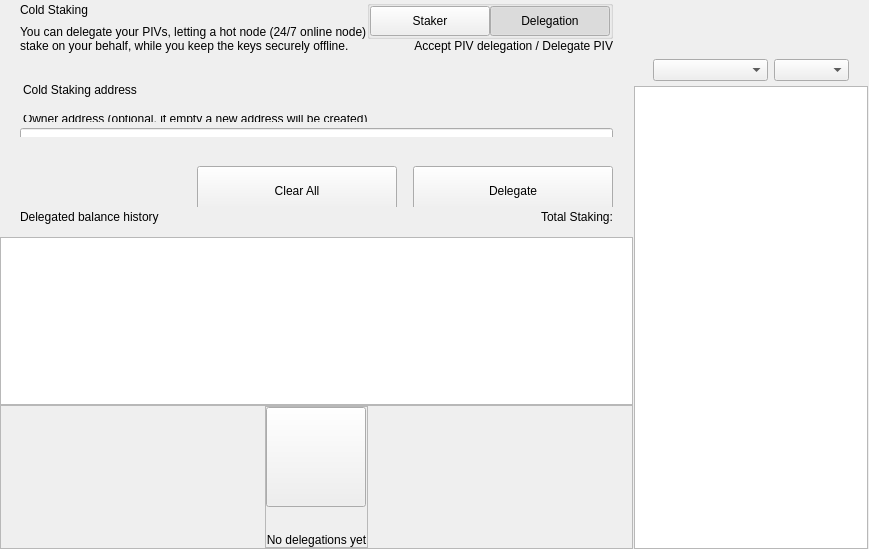
<?xml version="1.0" encoding="UTF-8"?>
<ui version="4.0">
 <class>ColdStakingWidget</class>
 <widget class="QWidget" name="ColdStakingWidget">
  <property name="geometry">
   <rect>
    <x>0</x>
    <y>0</y>
    <width>629</width>
    <height>549</height>
   </rect>
  </property>
  <property name="windowTitle">
   <string>Form</string>
  </property>
  <layout class="QHBoxLayout" name="horizontalLayout_1" stretch="2,1">
   <property name="spacing">
    <number>0</number>
   </property>
   <property name="leftMargin">
    <number>0</number>
   </property>
   <property name="topMargin">
    <number>0</number>
   </property>
   <property name="rightMargin">
    <number>0</number>
   </property>
   <property name="bottomMargin">
    <number>0</number>
   </property>
   <item>
    <widget class="QWidget" name="left" native="true">
     <layout class="QVBoxLayout" name="verticalLayout_3">
      <property name="leftMargin">
       <number>0</number>
      </property>
      <property name="topMargin">
       <number>0</number>
      </property>
      <property name="rightMargin">
       <number>0</number>
      </property>
      <property name="bottomMargin">
       <number>0</number>
      </property>
      <item>
       <layout class="QVBoxLayout" name="verticalLayout_2">
        <property name="spacing">
         <number>0</number>
        </property>
        <item>
         <layout class="QVBoxLayout" name="verticalLayoutTop">
          <property name="spacing">
           <number>0</number>
          </property>
          <property name="leftMargin">
           <number>0</number>
          </property>
          <property name="rightMargin">
           <number>0</number>
          </property>
          <item>
           <widget class="QWidget" name="containerTitle" native="true">
            <property name="sizePolicy">
             <sizepolicy hsizetype="Preferred" vsizetype="Minimum">
              <horstretch>0</horstretch>
              <verstretch>0</verstretch>
             </sizepolicy>
            </property>
            <property name="maximumSize">
             <size>
              <width>16777215</width>
              <height>100</height>
             </size>
            </property>
            <layout class="QHBoxLayout" name="containerTitleLayout">
             <property name="spacing">
              <number>0</number>
             </property>
             <property name="leftMargin">
              <number>20</number>
             </property>
             <property name="topMargin">
              <number>0</number>
             </property>
             <property name="rightMargin">
              <number>20</number>
             </property>
             <property name="bottomMargin">
              <number>0</number>
             </property>
             <item>
              <layout class="QVBoxLayout" name="verticalLayout11">
               <property name="spacing">
                <number>5</number>
               </property>
               <item>
                <widget class="QLabel" name="labelTitle">
                 <property name="text">
                  <string>Cold Staking</string>
                 </property>
                </widget>
               </item>
               <item>
                <widget class="QLabel" name="labelSubtitle1">
                 <property name="maximumSize">
                  <size>
                   <width>16777215</width>
                   <height>16777215</height>
                  </size>
                 </property>
                 <property name="text">
                  <string>You can delegate your PIVs, letting a hot node (24/7 online node)
stake on your behalf, while you keep the keys securely offline.</string>
                 </property>
                </widget>
               </item>
              </layout>
             </item>
             <item>
              <spacer name="horizontalSpacer">
               <property name="orientation">
                <enum>Qt::Horizontal</enum>
               </property>
               <property name="sizeHint" stdset="0">
                <size>
                 <width>40</width>
                 <height>20</height>
                </size>
               </property>
              </spacer>
             </item>
             <item>
              <widget class="QWidget" name="containerViewPrivacyChecks" native="true">
               <layout class="QVBoxLayout" name="containerPrivacyChecks">
                <property name="spacing">
                 <number>0</number>
                </property>
                <property name="leftMargin">
                 <number>0</number>
                </property>
                <property name="topMargin">
                 <number>0</number>
                </property>
                <property name="rightMargin">
                 <number>0</number>
                </property>
                <property name="bottomMargin">
                 <number>0</number>
                </property>
                <item alignment="Qt::AlignHCenter|Qt::AlignVCenter">
                 <widget class="QGroupBox" name="groupBox">
                  <property name="title">
                   <string/>
                  </property>
                  <layout class="QHBoxLayout" name="horizontalLayout_2_1">
                   <property name="spacing">
                    <number>0</number>
                   </property>
                   <property name="leftMargin">
                    <number>0</number>
                   </property>
                   <property name="topMargin">
                    <number>0</number>
                   </property>
                   <property name="rightMargin">
                    <number>0</number>
                   </property>
                   <property name="bottomMargin">
                    <number>0</number>
                   </property>
                   <item>
                    <widget class="QPushButton" name="pushLeft">
                     <property name="minimumSize">
                      <size>
                       <width>120</width>
                       <height>30</height>
                      </size>
                     </property>
                     <property name="maximumSize">
                      <size>
                       <width>120</width>
                       <height>30</height>
                      </size>
                     </property>
                     <property name="focusPolicy">
                      <enum>Qt::NoFocus</enum>
                     </property>
                     <property name="text">
                      <string>Staker</string>
                     </property>
                     <property name="checkable">
                      <bool>true</bool>
                     </property>
                     <property name="autoExclusive">
                      <bool>true</bool>
                     </property>
                    </widget>
                   </item>
                   <item>
                    <widget class="QPushButton" name="pushRight">
                     <property name="minimumSize">
                      <size>
                       <width>120</width>
                       <height>30</height>
                      </size>
                     </property>
                     <property name="maximumSize">
                      <size>
                       <width>120</width>
                       <height>30</height>
                      </size>
                     </property>
                     <property name="focusPolicy">
                      <enum>Qt::NoFocus</enum>
                     </property>
                     <property name="text">
                      <string>Delegation</string>
                     </property>
                     <property name="checkable">
                      <bool>true</bool>
                     </property>
                     <property name="checked">
                      <bool>true</bool>
                     </property>
                     <property name="autoExclusive">
                      <bool>true</bool>
                     </property>
                    </widget>
                   </item>
                  </layout>
                 </widget>
                </item>
                <item alignment="Qt::AlignTop">
                 <widget class="QLabel" name="labelSubtitle2">
                  <property name="text">
                   <string>Accept PIV delegation / Delegate PIV</string>
                  </property>
                  <property name="alignment">
                   <set>Qt::AlignRight|Qt::AlignTrailing|Qt::AlignVCenter</set>
                  </property>
                 </widget>
                </item>
               </layout>
              </widget>
             </item>
            </layout>
           </widget>
          </item>
          <item>
           <spacer name="verticalSpacer_2">
            <property name="orientation">
             <enum>Qt::Vertical</enum>
            </property>
            <property name="sizeType">
             <enum>QSizePolicy::Fixed</enum>
            </property>
            <property name="sizeHint" stdset="0">
             <size>
              <width>20</width>
              <height>30</height>
             </size>
            </property>
           </spacer>
          </item>
          <item>
           <widget class="QWidget" name="containerSend" native="true">
            <property name="minimumSize">
             <size>
              <width>0</width>
              <height>50</height>
             </size>
            </property>
            <layout class="QVBoxLayout" name="containerSendRow">
             <property name="spacing">
              <number>6</number>
             </property>
             <property name="leftMargin">
              <number>0</number>
             </property>
             <property name="topMargin">
              <number>0</number>
             </property>
             <property name="rightMargin">
              <number>0</number>
             </property>
             <property name="bottomMargin">
              <number>0</number>
             </property>
             <item>
              <widget class="QLabel" name="labelEditTitle">
               <property name="maximumSize">
                <size>
                 <width>16777215</width>
                 <height>30</height>
                </size>
               </property>
               <property name="styleSheet">
                <string notr="true">padding-left:20px; padding-bottom:3px;</string>
               </property>
               <property name="text">
                <string>Cold Staking address</string>
               </property>
              </widget>
             </item>
             <item>
              <spacer name="verticalSpacer_6">
               <property name="orientation">
                <enum>Qt::Vertical</enum>
               </property>
               <property name="sizeType">
                <enum>QSizePolicy::Fixed</enum>
               </property>
               <property name="sizeHint" stdset="0">
                <size>
                 <width>20</width>
                 <height>9</height>
                </size>
               </property>
              </spacer>
             </item>
             <item>
              <widget class="QWidget" name="containerOwner" native="true">
               <layout class="QVBoxLayout" name="vContainerOwner">
                <property name="spacing">
                 <number>4</number>
                </property>
                <property name="leftMargin">
                 <number>20</number>
                </property>
                <property name="topMargin">
                 <number>0</number>
                </property>
                <property name="rightMargin">
                 <number>20</number>
                </property>
                <property name="bottomMargin">
                 <number>0</number>
                </property>
                <item>
                 <widget class="QLabel" name="labelSubtitleDescription">
                  <property name="maximumSize">
                   <size>
                    <width>16777215</width>
                    <height>20</height>
                   </size>
                  </property>
                  <property name="styleSheet">
                   <string notr="true">margin-bottom:2px;
                   margin-left:0.05px;
                   padding:0px;</string>
                  </property>
                  <property name="text">
                   <string>Owner address (optional, if empty a new address will be created)</string>
                  </property>
                 </widget>
                </item>
                <item>
                 <widget class="QLineEdit" name="lineEditOwnerAddress">
                  <property name="minimumSize">
                   <size>
                    <width>0</width>
                    <height>50</height>
                   </size>
                  </property>
                  <property name="maximumSize">
                   <size>
                    <width>16777215</width>
                    <height>50</height>
                   </size>
                  </property>
                  <property name="styleSheet">
                   <string notr="true"/>
                  </property>
                  <property name="placeholderText">
                   <string>Enter owner address</string>
                  </property>
                 </widget>
                </item>
               </layout>
              </widget>
             </item>
            </layout>
           </widget>
          </item>
         </layout>
        </item>
        <item>
         <spacer name="verticalSpacer_3">
          <property name="orientation">
           <enum>Qt::Vertical</enum>
          </property>
          <property name="sizeType">
           <enum>QSizePolicy::Minimum</enum>
          </property>
          <property name="sizeHint" stdset="0">
           <size>
            <width>20</width>
            <height>20</height>
           </size>
          </property>
         </spacer>
        </item>
        <item>
         <widget class="QWidget" name="containerBtn" native="true">
          <property name="minimumSize">
           <size>
            <width>0</width>
            <height>50</height>
           </size>
          </property>
          <layout class="QHBoxLayout" name="horizontalLayout">
           <property name="rightMargin">
            <number>20</number>
           </property>
           <item>
            <spacer name="horizontalSpacer_2">
             <property name="orientation">
              <enum>Qt::Horizontal</enum>
             </property>
             <property name="sizeHint" stdset="0">
              <size>
               <width>200</width>
               <height>20</height>
              </size>
             </property>
            </spacer>
           </item>
           <item>
            <layout class="QHBoxLayout" name="horizontalLayout_7">
             <item>
              <spacer name="horizontalSpacer_3">
               <property name="orientation">
                <enum>Qt::Horizontal</enum>
               </property>
               <property name="sizeType">
                <enum>QSizePolicy::Expanding</enum>
               </property>
               <property name="sizeHint" stdset="0">
                <size>
                 <width>40</width>
                 <height>20</height>
                </size>
               </property>
              </spacer>
             </item>
             <item>
              <widget class="QPushButton" name="pushButtonClear">
               <property name="minimumSize">
                <size>
                 <width>200</width>
                 <height>50</height>
                </size>
               </property>
               <property name="focusPolicy">
                <enum>Qt::NoFocus</enum>
               </property>
               <property name="text">
                <string>Clear All</string>
               </property>
              </widget>
             </item>
             <item>
              <spacer name="horizontalSpacer_4">
               <property name="orientation">
                <enum>Qt::Horizontal</enum>
               </property>
               <property name="sizeType">
                <enum>QSizePolicy::Fixed</enum>
               </property>
               <property name="sizeHint" stdset="0">
                <size>
                 <width>10</width>
                 <height>20</height>
                </size>
               </property>
              </spacer>
             </item>
             <item>
              <widget class="QPushButton" name="pushButtonSend">
               <property name="minimumSize">
                <size>
                 <width>200</width>
                 <height>50</height>
                </size>
               </property>
               <property name="maximumSize">
                <size>
                 <width>200</width>
                 <height>50</height>
                </size>
               </property>
               <property name="focusPolicy">
                <enum>Qt::NoFocus</enum>
               </property>
               <property name="text">
                <string>Delegate</string>
               </property>
              </widget>
             </item>
            </layout>
           </item>
          </layout>
         </widget>
        </item>
        <item>
         <widget class="QWidget" name="containerHistoryLabel" native="true">
          <layout class="QHBoxLayout" name="horizontalLayout_4">
           <property name="spacing">
            <number>0</number>
           </property>
           <property name="leftMargin">
            <number>20</number>
           </property>
           <property name="topMargin">
            <number>0</number>
           </property>
           <property name="rightMargin">
            <number>20</number>
           </property>
           <property name="bottomMargin">
            <number>0</number>
           </property>
           <item>
            <widget class="QWidget" name="verticalWidget" native="true">
             <property name="minimumSize">
              <size>
               <width>100</width>
               <height>0</height>
              </size>
             </property>
             <layout class="QVBoxLayout" name="verticalLayout_58">
              <property name="leftMargin">
               <number>0</number>
              </property>
              <property name="topMargin">
               <number>0</number>
              </property>
              <property name="rightMargin">
               <number>0</number>
              </property>
              <property name="bottomMargin">
               <number>0</number>
              </property>
              <item>
               <widget class="QLabel" name="labelListHistory">
                <property name="text">
                 <string>Delegated balance history</string>
                </property>
               </widget>
              </item>
             </layout>
            </widget>
           </item>
           <item>
            <spacer name="horizontalSpacer_5">
             <property name="orientation">
              <enum>Qt::Horizontal</enum>
             </property>
             <property name="sizeHint" stdset="0">
              <size>
               <width>40</width>
               <height>20</height>
              </size>
             </property>
            </spacer>
           </item>
           <item>
            <widget class="QLabel" name="labelStakingTotal">
             <property name="text">
              <string>Total Staking:</string>
             </property>
            </widget>
           </item>
          </layout>
         </widget>
        </item>
        <item>
         <layout class="QVBoxLayout" name="verticalLayout_64">
          <property name="spacing">
           <number>0</number>
          </property>
          <item>
           <spacer name="verticalSpacer_44">
            <property name="orientation">
             <enum>Qt::Vertical</enum>
            </property>
            <property name="sizeType">
             <enum>QSizePolicy::Fixed</enum>
            </property>
            <property name="sizeHint" stdset="0">
             <size>
              <width>20</width>
              <height>10</height>
             </size>
            </property>
           </spacer>
          </item>
          <item>
           <widget class="QListView" name="listView">
            <property name="enabled">
             <bool>true</bool>
            </property>
            <property name="mouseTracking">
             <bool>true</bool>
            </property>
           </widget>
          </item>
          <item>
           <widget class="QFrame" name="emptyContainer">
            <property name="minimumSize">
             <size>
              <width>0</width>
              <height>100</height>
             </size>
            </property>
            <property name="frameShape">
             <enum>QFrame::StyledPanel</enum>
            </property>
            <property name="frameShadow">
             <enum>QFrame::Raised</enum>
            </property>
            <layout class="QVBoxLayout" name="verticalLayout_71" stretch="1,8">
             <property name="spacing">
              <number>0</number>
             </property>
             <property name="leftMargin">
              <number>0</number>
             </property>
             <property name="topMargin">
              <number>0</number>
             </property>
             <property name="rightMargin">
              <number>0</number>
             </property>
             <property name="bottomMargin">
              <number>0</number>
             </property>
             <item>
              <spacer name="verticalSpacer">
               <property name="orientation">
                <enum>Qt::Vertical</enum>
               </property>
               <property name="sizeHint" stdset="0">
                <size>
                 <width>20</width>
                 <height>20</height>
                </size>
               </property>
              </spacer>
             </item>
             <item alignment="Qt::AlignHCenter|Qt::AlignVCenter">
              <widget class="QFrame" name="emptyScreen">
               <property name="sizePolicy">
                <sizepolicy hsizetype="Expanding" vsizetype="Expanding">
                 <horstretch>0</horstretch>
                 <verstretch>0</verstretch>
                </sizepolicy>
               </property>
               <property name="frameShape">
                <enum>QFrame::StyledPanel</enum>
               </property>
               <property name="frameShadow">
                <enum>QFrame::Raised</enum>
               </property>
               <layout class="QVBoxLayout" name="verticalLayout">
                <property name="spacing">
                 <number>30</number>
                </property>
                <property name="leftMargin">
                 <number>0</number>
                </property>
                <property name="topMargin">
                 <number>0</number>
                </property>
                <property name="rightMargin">
                 <number>0</number>
                </property>
                <property name="bottomMargin">
                 <number>0</number>
                </property>
                <item alignment="Qt::AlignHCenter|Qt::AlignVCenter">
                 <widget class="QPushButton" name="pushImgEmpty">
                  <property name="minimumSize">
                   <size>
                    <width>100</width>
                    <height>100</height>
                   </size>
                  </property>
                  <property name="maximumSize">
                   <size>
                    <width>100</width>
                    <height>100</height>
                   </size>
                  </property>
                  <property name="focusPolicy">
                   <enum>Qt::NoFocus</enum>
                  </property>
                  <property name="text">
                   <string/>
                  </property>
                  <property name="iconSize">
                   <size>
                    <width>100</width>
                    <height>100</height>
                   </size>
                  </property>
                 </widget>
                </item>
                <item alignment="Qt::AlignHCenter|Qt::AlignVCenter">
                 <widget class="QLabel" name="labelEmpty">
                  <property name="styleSheet">
                   <string notr="true"/>
                  </property>
                  <property name="text">
                   <string>No delegations yet</string>
                  </property>
                  <property name="alignment">
                   <set>Qt::AlignCenter</set>
                  </property>
                 </widget>
                </item>
               </layout>
              </widget>
             </item>
            </layout>
           </widget>
          </item>
         </layout>
        </item>
       </layout>
      </item>
     </layout>
    </widget>
   </item>
   <item>
    <widget class="QWidget" name="right" native="true">
     <layout class="QVBoxLayout" name="rightContainer">
      <property name="spacing">
       <number>0</number>
      </property>
      <property name="leftMargin">
       <number>1</number>
      </property>
      <property name="topMargin">
       <number>0</number>
      </property>
      <property name="rightMargin">
       <number>1</number>
      </property>
      <property name="bottomMargin">
       <number>0</number>
      </property>
      <item>
       <widget class="QWidget" name="containerRightButtons" native="true">
        <property name="minimumSize">
         <size>
          <width>0</width>
          <height>50</height>
         </size>
        </property>
        <layout class="QVBoxLayout" name="verticalLayout_4">
         <property name="leftMargin">
          <number>19</number>
         </property>
         <property name="topMargin">
          <number>0</number>
         </property>
         <property name="rightMargin">
          <number>19</number>
         </property>
         <property name="bottomMargin">
          <number>0</number>
         </property>
         <item>
          <widget class="OptionButton" name="btnCoinControl" native="true">
           <property name="minimumSize">
            <size>
             <width>0</width>
             <height>0</height>
            </size>
           </property>
          </widget>
         </item>
         <item>
          <widget class="OptionButton" name="btnColdStaking" native="true"/>
         </item>
         <item>
          <widget class="OptionButton" name="btnMyStakingAddresses" native="true">
           <property name="sizePolicy">
            <sizepolicy hsizetype="Preferred" vsizetype="Minimum">
             <horstretch>0</horstretch>
             <verstretch>0</verstretch>
            </sizepolicy>
           </property>
          </widget>
         </item>
        </layout>
       </widget>
      </item>
      <item>
       <widget class="QWidget" name="sortWidget" native="true">
        <layout class="QHBoxLayout" name="horizontalLayout_6">
         <property name="leftMargin">
          <number>19</number>
         </property>
         <property name="rightMargin">
          <number>19</number>
         </property>
         <property name="bottomMargin">
          <number>5</number>
         </property>
         <item>
          <spacer name="horizontalSpacer_6">
           <property name="orientation">
            <enum>Qt::Horizontal</enum>
           </property>
           <property name="sizeHint" stdset="0">
            <size>
             <width>40</width>
             <height>20</height>
            </size>
           </property>
          </spacer>
         </item>
         <item>
          <widget class="QComboBox" name="comboBoxSort">
           <property name="sizePolicy">
            <sizepolicy hsizetype="Preferred" vsizetype="Fixed">
             <horstretch>0</horstretch>
             <verstretch>0</verstretch>
            </sizepolicy>
           </property>
           <property name="minimumSize">
            <size>
             <width>115</width>
             <height>0</height>
            </size>
           </property>
          </widget>
         </item>
         <item>
          <widget class="QComboBox" name="comboBoxSortOrder">
           <property name="sizePolicy">
            <sizepolicy hsizetype="Preferred" vsizetype="Fixed">
             <horstretch>0</horstretch>
             <verstretch>0</verstretch>
            </sizepolicy>
           </property>
           <property name="minimumSize">
            <size>
             <width>75</width>
             <height>0</height>
            </size>
           </property>
          </widget>
         </item>
        </layout>
       </widget>
      </item>
      <item>
       <widget class="QListView" name="listViewStakingAddress">
        <property name="enabled">
         <bool>true</bool>
        </property>
        <property name="mouseTracking">
         <bool>true</bool>
        </property>
       </widget>
      </item>
     </layout>
    </widget>
   </item>
  </layout>
 </widget>
 <customwidgets>
  <customwidget>
   <class>OptionButton</class>
   <extends>QWidget</extends>
   <header>qt/bcz/optionbutton.h</header>
   <container>1</container>
  </customwidget>
 </customwidgets>
 <resources/>
 <connections/>
</ui>
